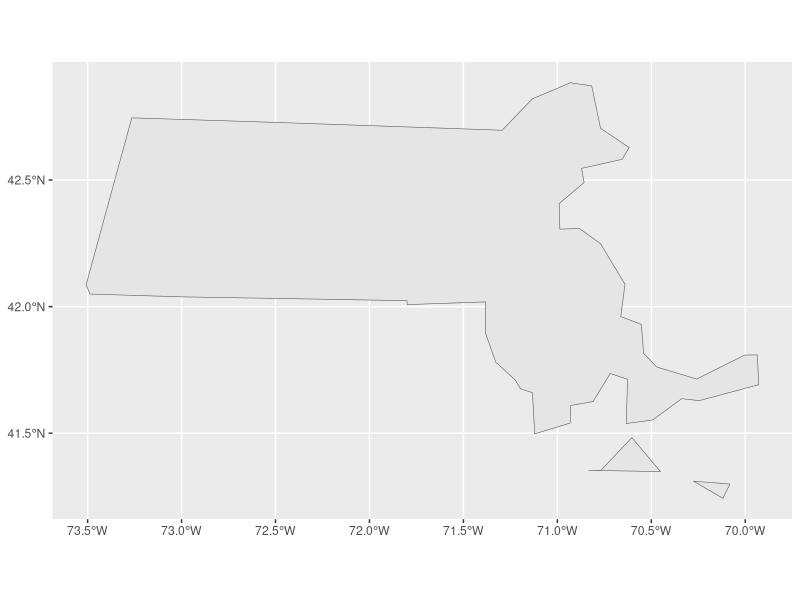
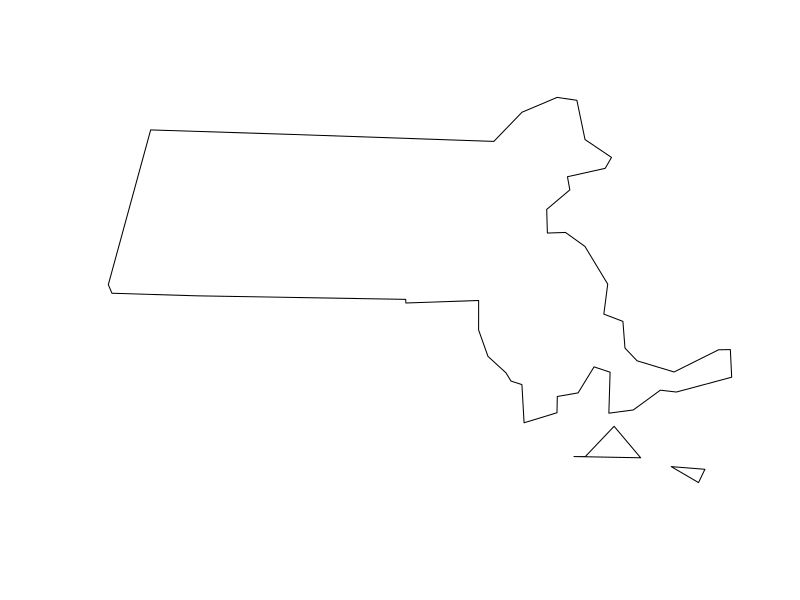
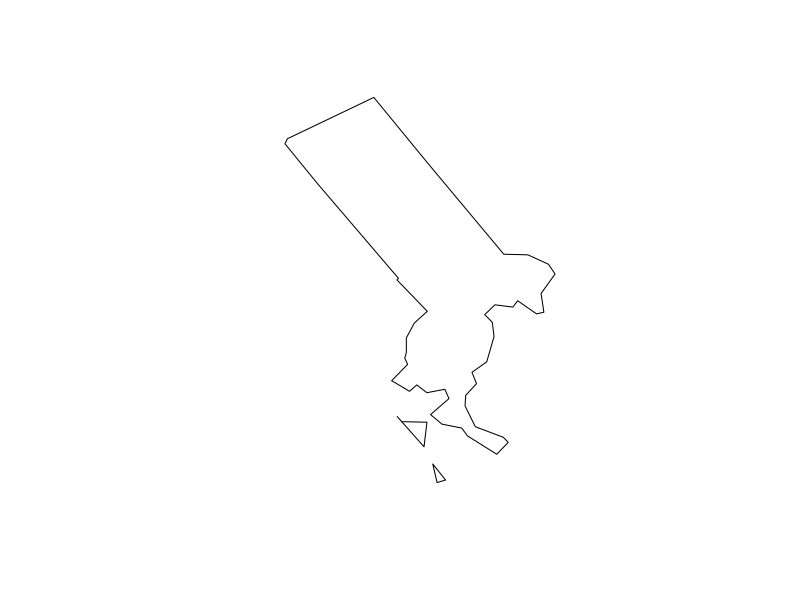
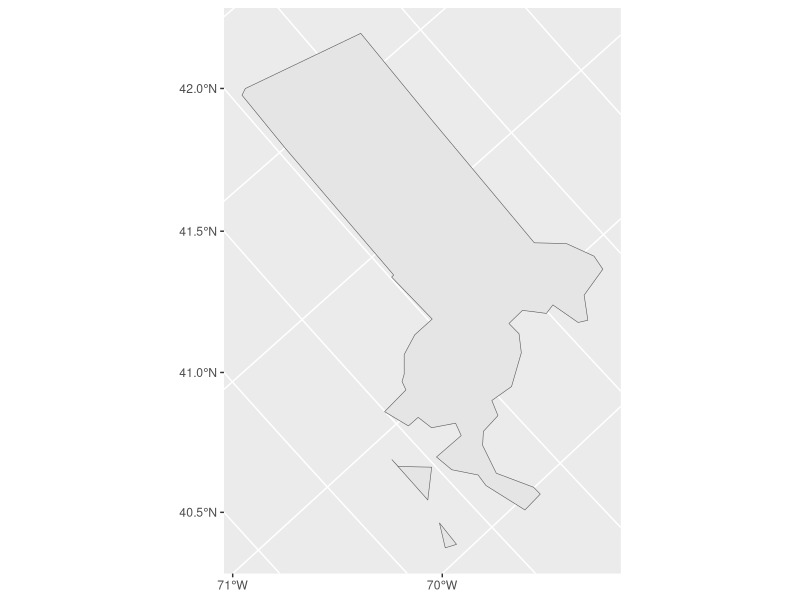
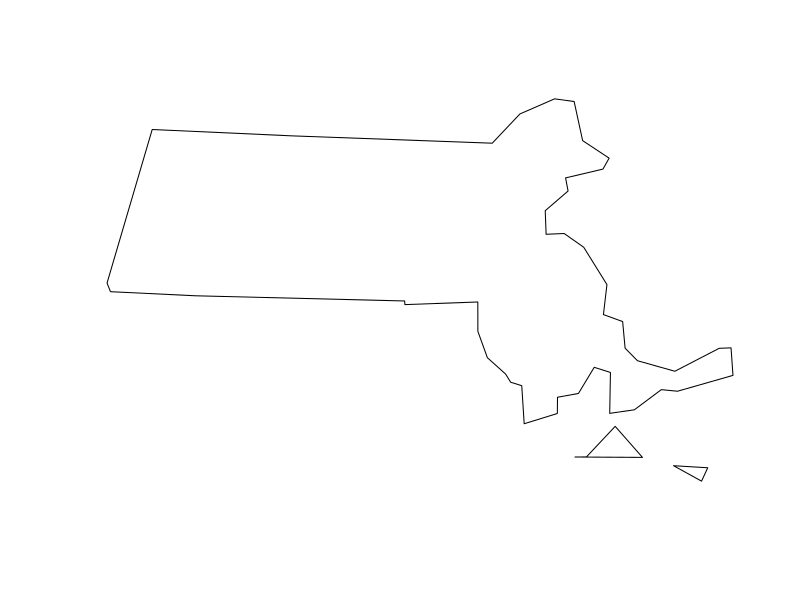
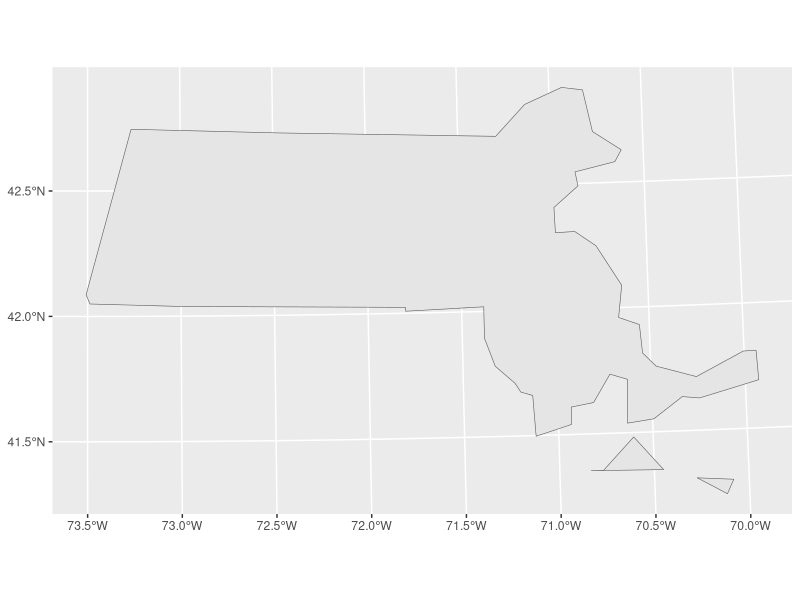

Source code (R) for these figures, in order:
## ---- chunk 1
require(ggplot2)
require(sf)
require(sp)
# require(raster)
## ---- chunk 2
require(spData)
mass_border_sf = subset(us_states, NAME == "Massachusetts")
ggplot(mass_border_sf) + geom_sf()
## ---- chunk 3
mass_border_sp = as(mass_border_sf, "Spatial")
plot(mass_border_sp)
## ---- chunk 4
st_crs(mass_border_sf)
proj4string(mass_border_sp)
## ---- chunk 5
bbox(mass_border_sp)
st_bbox(mass_border_sf)
## ---- chunk 6

bbox(mass_border_sp)[1, ]

# diff(bbox(mass_border_sp)[2, ])
# yrange_sp = ymax_sp - ymin_sp

bbox_mass_sp = bbox(mass_border_sp)

ymin_sp = bbox_mass_sp[2, 1]
ymax_sp = bbox_mass_sp[2, 2]
yrange_sp = ymax_sp - ymin_sp

# yrange_sp = diff(bbox(mass_border_sp)[2, ])

proj4_aea_sp =
  paste0(
    "+proj=aea",
    " +lat_1=",
    ymin_sp + yrange_sp / 6,
    " +lat_2=",
    ymax_sp - yrange_sp / 6)
## ---- chunk 7
ymin_sf = st_bbox(mass_border_sf)$ymin
ymax_sf = st_bbox(mass_border_sf)$ymax

yrange_sf = ymax_sf - ymin_sf

proj4_aea_sf =
  paste0(
    "+proj=aea",
    " +lat_1=",
    ymin_sf + yrange_sf / 6,
    " +lat_2=",
    ymax_sf - yrange_sf / 6)
## ---- chunk 8
plot(spTransform(mass_border_sp, proj4_aea_sp))
ggplot(st_transform(mass_border_sf, proj4_aea_sp)) + geom_sf()
## ---- chunk 9
mean(bbox_mass_sp[1, ])
mean(bbox_mass_sp[2, ])
## ---- chunk 10
bbox_mass = st_bbox(mass_border_sp)
mean(bbox_mass$xmin, bbox_mass$xmax)
mean(bbox_mass$ymin, bbox_mass$ymax)
## ---- chunk 11
proj4_aea_sp_2 = paste0(
  proj4_aea_sp,
  " +lat_0=", 
  mean(bbox_mass_sp[2, ]),
  " +lon_0=", 
  mean(bbox_mass_sp[1, ]))

proj4_aea_sf_2 = paste0(
  proj4_aea_sf,
  " +lat_0=", 
  mean(bbox_mass$ymin, bbox_mass$ymax),
  " +lon_0=", 
  mean(bbox_mass$xmin, bbox_mass$xmax))
## ---- chunk 12
plot(spTransform(mass_border_sp, proj4_aea_sp_2))
ggplot(st_transform(mass_border_sf, proj4_aea_sf_2)) + geom_sf()
